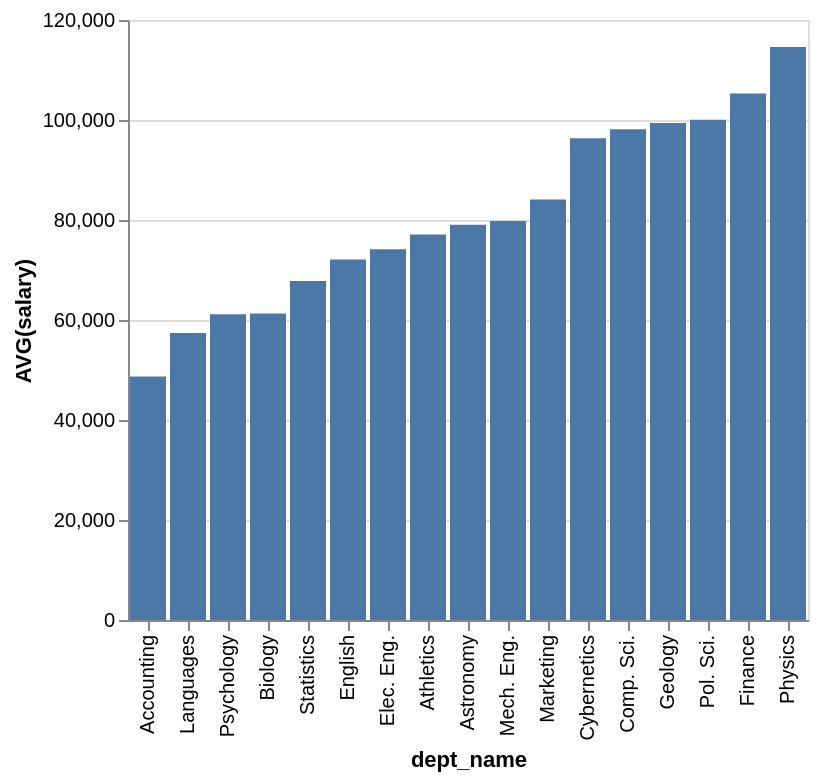

Write a Vega-Lite specification for this figure.
### Vega-Lite specification from a JSON file in a GitHub repository (floating-point values rounded to 4 significant figures)
{"data": {"values": [{"x_data": "Accounting", "y_data": 48720.0}, {"x_data": "Languages", "y_data": 57420.0}, {"x_data": "Psychology", "y_data": 61140.0}, {"x_data": "Biology", "y_data": 61290.0}, {"x_data": "Statistics", "y_data": 67800.0}, {"x_data": "English", "y_data": 72090.0}, {"x_data": "Elec. Eng.", "y_data": 74160.0}, {"x_data": "Athletics", "y_data": 77100.0}, {"x_data": "Astronomy", "y_data": 79070.0}, {"x_data": "Mech. Eng.", "y_data": 79810.0}, {"x_data": "Marketing", "y_data": 84100.0}, {"x_data": "Cybernetics", "y_data": 96350.0}, {"x_data": "Comp. Sci.", "y_data": 98130.0}, {"x_data": "Geology", "y_data": 99380.0}, {"x_data": "Pol. Sci.", "y_data": 100100.0}, {"x_data": "Finance", "y_data": 105300.0}, {"x_data": "Physics", "y_data": 114600.0}]}, "mark": "bar", "encoding": {"x": {"field": "x_data", "type": "nominal", "title": "dept_name", "sort": {"op": "sum", "field": "y_data", "order": "ascending"}}, "y": {"field": "y_data", "type": "quantitative", "title": "AVG(salary)"}}}
